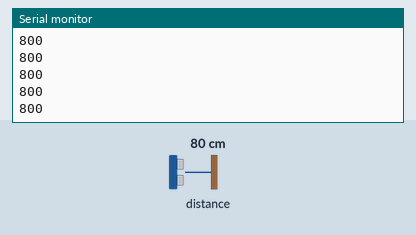
Simulated run of this sketch. Board: Arduino Uno, built with avr-gcc and run on an emulated ATmega328P. Parts: the last lines printed to the serial monitor. Inputs (shaded band) come from the test bench; at power-on: distance to the obstacle 80 cm.

Above: at 1.7 s.
1.8 s: distance to the obstacle set to 2 cm
At 1.93 s:
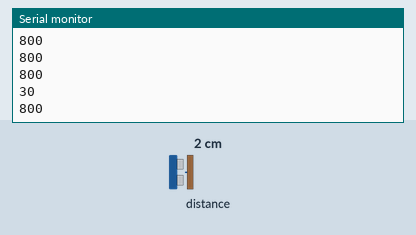
3.3 s: distance to the obstacle set to 4 cm
At 3.43 s:
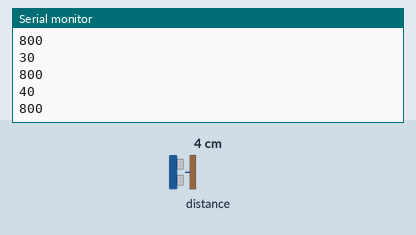
Timing chart, 0 to 6.3 s (numbered marks = the images above; inputs shaded):
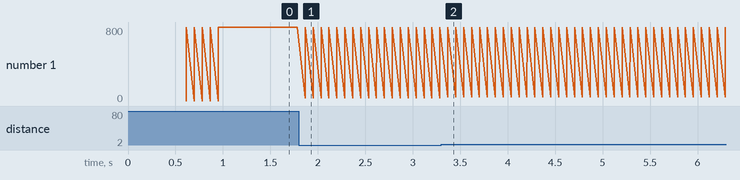

The sketch:

VL53L0X_Arduino.ino
```cpp
#include <Wire.h>
#include <VL53L0X.h>

// Cria uma instancia do sensor
VL53L0X sensor;

// Variaveis para armazenar a distancia atual e o ultimo valor lido
int dist_max = 0, dist_min = 30, dist = 0, dist_old = 0;
// Variavel para armazenar o tempo na parte do timeout
unsigned long timeout = 0;

void setup()
{
  // Perfil de longo alcance
// sensor.setSignalRateLimit(0.1);
// sensor.setVcselPulsePeriod(VL53L0X::VcselPeriodPreRange, 18);
// sensor.setVcselPulsePeriod(VL53L0X::VcselPeriodFinalRange, 14);

  // Inicializa a comunicação serial
  Serial.begin(115200);
  // Inicializa a comunicação I2C
  Wire.begin();
  // Inicializa o sensor
  sensor.init();
  // Perfil de alta precisão
  sensor.setMeasurementTimingBudget(200000);
  // Define um timeout de 500mS para a leitura do sensor
  // Em caso de erro, este será o tempo máximo de espera da resposta do sensor
  sensor.setTimeout(500);
  // Inicializacao do valor maximo
  for (int i = 0; i < 5; i++) {
    dist_max = sensor.readRangeSingleMillimeters();
    dist = sensor.readRangeSingleMillimeters();
    delay(50);
  }
}

void loop()
{

  // Faz a medição da distância e retorna um valor em milímetros
  dist = sensor.readRangeSingleMillimeters();
  // Filtra o valor de distancia
  filtrar_sinal();
  // Imprime no monitor serial
  Serial.println(dist);
  Serial.println(dist_max);
  delay(50);
}

// Função para filtrar o valor medido
void filtrar_sinal()
{
  // Se a distância medida for maior que o máximo e ainda não tiver passado 1 segundo de timeout
  if ((millis() - timeout) < 1000) {
    // Descarta a medição feita e iguala ela à anterior
    dist = dist_old;
  }
  else if (dist >= dist_max) {
    // Descarta a medição feita e iguala ela ao máximo
    dist = dist_max;
  }
  else if (dist <= dist_min) {
    // Descarta a medição feita e iguala ela ao mínimo
    dist = dist_min;
  }
  else {
    // Não descarta a medição atual e atualiza a medição antiga para a atual
    dist_old = dist;
    timeout = millis(); // Reseta o valor da variável do timeout
  }
}
```

Measured:
- after the input at 1.8 s, the serial monitor: prints a new line after 0.07 s (image 1)
- after the input at 3.3 s, the serial monitor: prints a new line after 0.07 s (image 2)
